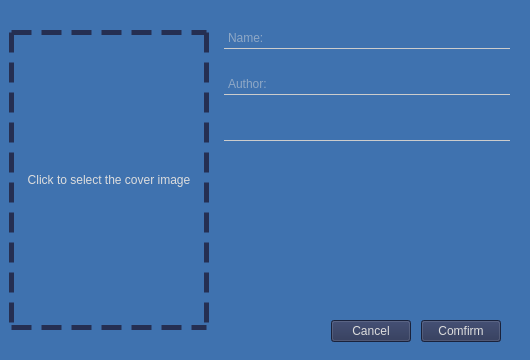
<?xml version="1.0" encoding="UTF-8"?>
<ui version="4.0">
 <class>new_window</class>
 <widget class="QWidget" name="new_window">
  <property name="geometry">
   <rect>
    <x>0</x>
    <y>0</y>
    <width>530</width>
    <height>360</height>
   </rect>
  </property>
  <property name="minimumSize">
   <size>
    <width>530</width>
    <height>360</height>
   </size>
  </property>
  <property name="maximumSize">
   <size>
    <width>530</width>
    <height>360</height>
   </size>
  </property>
  <property name="windowTitle">
   <string>Form</string>
  </property>
  <property name="styleSheet">
   <string notr="true">#cover_label{
	border: 5px dashed rgb(37,47,82);
}

QWidget{
	color: rgb(221, 221, 221);
	font: 10pt &quot;Segoe UI&quot;;
}


#new_window{
	background-color:rgb(63, 114, 175);
}

QLineEdit {
        border: none;
        border-bottom: 1px solid #CCCCCC;
        background-color: transparent;
        padding: 2px;
        selection-background-color: #a8c7fe;
}
QLineEdit:focus {
        border-bottom: 2px solid rgb(37,47,82);
        outline: none;
}

QPushButton {
background-color:rgb(37,47,82);
    background-position: left center;
    background-repeat: no-repeat;
}
QPushButton:hover {
	background-color: rgb(40, 44, 52);
}
QPushButton:pressed {	
	background-color: rgb(189, 147, 249);
	color: rgb(255, 255, 255);
}</string>
  </property>
  <layout class="QVBoxLayout" name="verticalLayout_2">
   <property name="spacing">
    <number>6</number>
   </property>
   <property name="leftMargin">
    <number>9</number>
   </property>
   <property name="topMargin">
    <number>0</number>
   </property>
   <property name="bottomMargin">
    <number>0</number>
   </property>
   <item>
    <layout class="QHBoxLayout" name="horizontalLayout_5">
     <item alignment="Qt::AlignmentFlag::AlignHCenter|Qt::AlignmentFlag::AlignVCenter">
      <widget class="QLabel" name="cover_label">
       <property name="minimumSize">
        <size>
         <width>200</width>
         <height>300</height>
        </size>
       </property>
       <property name="maximumSize">
        <size>
         <width>200</width>
         <height>300</height>
        </size>
       </property>
       <property name="styleSheet">
        <string notr="true"/>
       </property>
       <property name="text">
        <string>Click to select the cover image</string>
       </property>
       <property name="alignment">
        <set>Qt::AlignmentFlag::AlignCenter</set>
       </property>
      </widget>
     </item>
     <item>
      <widget class="QFrame" name="frame">
       <property name="frameShape">
        <enum>QFrame::Shape::NoFrame</enum>
       </property>
       <property name="frameShadow">
        <enum>QFrame::Shadow::Raised</enum>
       </property>
       <layout class="QVBoxLayout" name="verticalLayout_3">
        <item>
         <layout class="QVBoxLayout" name="verticalLayout">
          <item>
           <widget class="QLineEdit" name="lineEdit">
            <property name="minimumSize">
             <size>
              <width>0</width>
              <height>40</height>
             </size>
            </property>
            <property name="text">
             <string/>
            </property>
            <property name="alignment">
             <set>Qt::AlignmentFlag::AlignBottom|Qt::AlignmentFlag::AlignLeading|Qt::AlignmentFlag::AlignLeft</set>
            </property>
            <property name="placeholderText">
             <string>Name:</string>
            </property>
           </widget>
          </item>
          <item>
           <widget class="QLineEdit" name="lineEdit_2">
            <property name="minimumSize">
             <size>
              <width>0</width>
              <height>40</height>
             </size>
            </property>
            <property name="text">
             <string/>
            </property>
            <property name="alignment">
             <set>Qt::AlignmentFlag::AlignBottom|Qt::AlignmentFlag::AlignLeading|Qt::AlignmentFlag::AlignLeft</set>
            </property>
            <property name="placeholderText">
             <string>Author:</string>
            </property>
           </widget>
          </item>
          <item>
           <widget class="QLineEdit" name="lineEdit_3">
            <property name="minimumSize">
             <size>
              <width>0</width>
              <height>40</height>
             </size>
            </property>
            <property name="text">
             <string/>
            </property>
            <property name="alignment">
             <set>Qt::AlignmentFlag::AlignBottom|Qt::AlignmentFlag::AlignLeading|Qt::AlignmentFlag::AlignLeft</set>
            </property>
            <property name="readOnly">
             <bool>true</bool>
            </property>
           </widget>
          </item>
         </layout>
        </item>
        <item alignment="Qt::AlignmentFlag::AlignBottom">
         <widget class="QFrame" name="frame_2">
          <property name="frameShape">
           <enum>QFrame::Shape::NoFrame</enum>
          </property>
          <property name="frameShadow">
           <enum>QFrame::Shadow::Raised</enum>
          </property>
          <layout class="QHBoxLayout" name="horizontalLayout">
           <property name="spacing">
            <number>10</number>
           </property>
           <item>
            <spacer name="horizontalSpacer">
             <property name="orientation">
              <enum>Qt::Orientation::Horizontal</enum>
             </property>
             <property name="sizeHint" stdset="0">
              <size>
               <width>103</width>
               <height>20</height>
              </size>
             </property>
            </spacer>
           </item>
           <item>
            <widget class="QPushButton" name="cancel_btn">
             <property name="text">
              <string>Cancel</string>
             </property>
            </widget>
           </item>
           <item>
            <widget class="QPushButton" name="comfirm_btn">
             <property name="text">
              <string>Comfirm</string>
             </property>
            </widget>
           </item>
          </layout>
         </widget>
        </item>
       </layout>
      </widget>
     </item>
    </layout>
   </item>
  </layout>
 </widget>
 <resources/>
 <connections/>
</ui>
